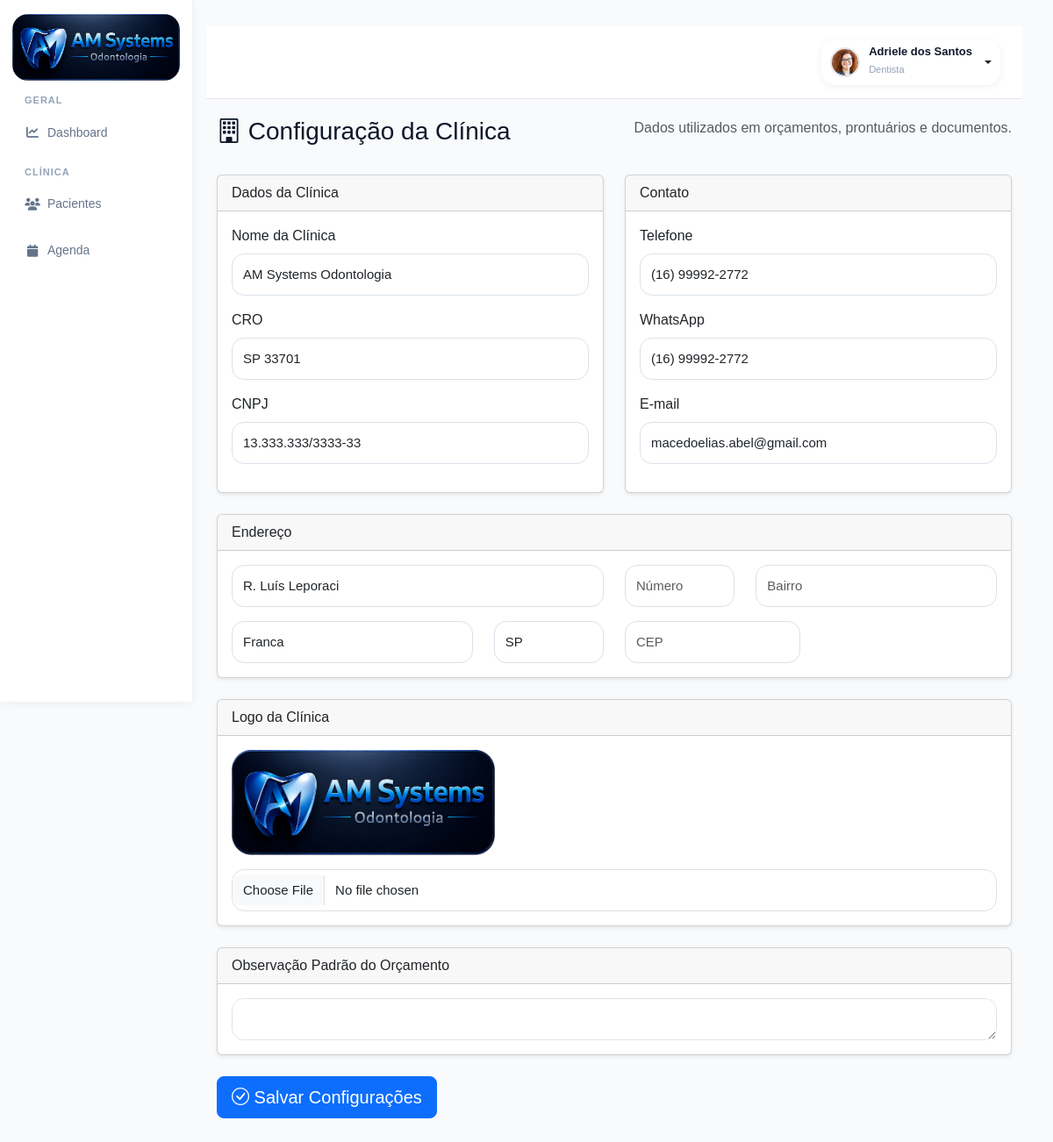
Page /configuracao-clinica/ (signed in) on the committed database.
### accounts/models.py (models this page shows, shortened)
class PerfilUsuario(models.Model):
    ADMIN = 'admin'
    GESTOR = 'gestor'
    DENTISTA = 'dentista'
    SECRETARIA = 'secretaria'
    ACD = 'acd'
    CONTABILIDADE = 'contabilidade'
    MARKETING = 'marketing'
    AUDITORIA = 'auditoria'
    TIPOS_USUARIO = [
        (ADMIN, 'Administrador'),
        (GESTOR, 'Gestor'),
        (DENTISTA, 'Dentista'),
        (SECRETARIA, 'Secretária'),
        (ACD, 'Auxiliar de Saúde Bucal'),
        (CONTABILIDADE, 'Contabilidade'),
        (MARKETING, 'Marketing'),
        (AUDITORIA, 'Auditoria'),
    ]
    usuario = models.OneToOneField(
        User,
        on_delete=models.CASCADE,
        related_name='perfil'
    )
    tipo_usuario = models.CharField(
        max_length=30,
        choices=TIPOS_USUARIO,
        default=SECRETARIA
    )
    cro = models.CharField(
        max_length=20,
        blank=True,
        null=True
    )
    especialidade = models.CharField(
        max_length=100,
        blank=True,
        null=True
    )
    telefone = models.CharField(
        max_length=20,
        blank=True,
        null=True
    )
    cpf = models.CharField(
        max_length=14,
        blank=True,
        null=True
    )
    rg = models.CharField(
        max_length=20,
        blank=True,
        null=True
    )
    data_nascimento = models.DateField(
        blank=True,
        null=True
    )
    sexo = models.CharField(
        max_length=20,
        blank=True,
        null=True
    )
    foto = models.ImageField(
        upload_to='usuarios/fotos/',
        blank=True,
        null=True
    )
    assinatura = models.ImageField(
        upload_to='usuarios/assinaturas/',
        blank=True,
        null=True
    )
    cro_uf = models.CharField(
        max_length=2,
        blank=True,
        null=True
    )
    cep = models.CharField(
        max_length=10,
        blank=True,
        null=True
    )
    logradouro = models.CharField(
        max_length=255,
        blank=True,
        null=True
    )
    numero = models.CharField(
        max_length=20,
        blank=True,
        null=True
    )
    complemento = models.CharField(
        max_length=100,
        blank=True,
        null=True
    )
    bairro = models.CharField(
        max_length=100,
        blank=True,
        null=True
    )
    cidade = models.CharField(
        max_length=100,
        blank=True,
        null=True
    )
    uf = models.CharField(
        max_length=2,
        blank=True,
        null=True
    )
    celular = models.CharField(
        max_length=20,
        blank=True,
        null=True
    )
    ativo = models.BooleanField(
        default=True
    )
    somente_leitura = models.BooleanField(
        default=False
    )
    criado_em = models.DateTimeField(
        auto_now_add=True
    )
    atualizado_em = models.DateTimeField(
        auto_now=True
    )

class ConfiguracaoClinica(models.Model):
    nome_clinica = models.CharField(
        max_length=200
    )
    logo = models.ImageField(
        upload_to='clinica/',
        blank=True,
        null=True
    )
    cro = models.CharField(
        max_length=50,
        blank=True
    )
    cnpj = models.CharField(
        max_length=30,
        blank=True
    )
    telefone = models.CharField(
        max_length=30,
        blank=True
    )
    whatsapp = models.CharField(
        max_length=30,
        blank=True
    )
    email = models.EmailField(
        blank=True
    )
    endereco = models.CharField(
        max_length=255,
        blank=True
    )
    numero = models.CharField(
        max_length=20,
        blank=True
    )
    bairro = models.CharField(
        max_length=100,
        blank=True
    )
    cidade = models.CharField(
        max_length=100,
        blank=True
    )
    estado = models.CharField(
        max_length=2,
        blank=True
    )
    cep = models.CharField(
        max_length=20,
        blank=True
    )
    observacoes_orcamento = models.TextField(
        blank=True
    )
    criado_em = models.DateTimeField(
        auto_now_add=True
    )
    atualizado_em = models.DateTimeField(
        auto_now=True
    )
    class Meta:
        verbose_name = 'Configuração da Clínica'
        verbose_name_plural = (
            'Configurações da Clínica'
        )

### accounts/views.py (the view, shortened to what this page needs)
@login_required(login_url='/')
def configuracao_clinica(request):
    config, created = (
        ConfiguracaoClinica.objects.get_or_create(
            id=1
        )
    )
    return render(
        request,
        'accounts/configuracao_clinica.html',
        {
            'config': config
        }
    )

### accounts/templates/accounts/configuracao_clinica.html (shortened to what this page needs)
{% extends 'accounts/base.html' %}
{% load static %}
{% block content %}
<div class="container-fluid">
    <div class="page-header mb-4">
        <h3>
            <i class="bi bi-building"></i>
            Configuração da Clínica
        </h3>
        <p class="text-muted">
            Dados utilizados em orçamentos, prontuários e documentos.
        </p>
    </div>
    <form method="POST" enctype="multipart/form-data">
        <div class="row">
            <div class="col-md-6">
                <div class="card shadow-sm mb-4">
                    <div class="card-header">
                        Dados da Clínica
                    </div>
                    <div class="card-body">
                        <div class="mb-3">
                            <label class="form-label">
                                Nome da Clínica
                            </label>
                            <input
                                type="text"
                                name="nome_clinica"
                                class="form-control"
                                value="{{ config.nome_clinica }}"
                            >
                        </div>
                        <div class="mb-3">
                            <label class="form-label">
                                CRO
                            </label>
                            <input
                                type="text"
                                name="cro"
                                class="form-control"
                                value="{{ config.cro }}"
                            >
                        </div>
                        <div class="mb-3">
                            <label class="form-label">
                                CNPJ
                            </label>
                            <input
                                type="text"
                                name="cnpj"
                                class="form-control"
                                value="{{ config.cnpj }}"
                            >
                        </div>
                    </div>
                </div>
            </div>
            <div class="col-md-6">
                <div class="card shadow-sm mb-4">
                    <div class="card-header">
                        Contato
                    </div>
                    <div class="card-body">
                        <div class="mb-3">
                            <label class="form-label">
                                Telefone
                            </label>
                            <input
                                type="text"
                                name="telefone"
                                class="form-control"
                                value="{{ config.telefone }}"
                            >
                        </div>
                        <div class="mb-3">
                            <label class="form-label">
                                WhatsApp
                            </label>
                            <input
                                type="text"
                                name="whatsapp"
                                class="form-control"
                                value="{{ config.whatsapp }}"
                            >
                        </div>
                        <div class="mb-3">
                            <label class="form-label">
                                E-mail
                            </label>
                            <input
                                type="email"
                                name="email"
                                class="form-control"
                                value="{{ config.email }}"
                            >
                        </div>
                    </div>
                </div>
            </div>
        </div>
        <div class="card shadow-sm mb-4">
            <div class="card-header">
                Endereço
            </div>
            <div class="card-body">
                <div class="row">
                    <div class="col-md-6">
                        <input
                            type="text"
                            name="endereco"
                            class="form-control"
                            placeholder="Endereço"
                            value="{{ config.endereco }}"
                        >
                    </div>
                    <div class="col-md-2">
                        <input
                            type="text"
                            name="numero"
                            class="form-control"
                            placeholder="Número"
                            value="{{ config.numero }}"
                        >
                    </div>
                    <div class="col-md-4">
                        <input
                            type="text"
                            name="bairro"
                            class="form-control"
                            placeholder="Bairro"
                            value="{{ config.bairro }}"
                        >
                    </div>
                </div>
                <div class="row mt-3">
                    <div class="col-md-4">
                        <input
                            type="text"
                            name="cidade"
                            class="form-control"
                            placeholder="Cidade"
                            value="{{ config.cidade }}"
                        >
                    </div>
                    <div class="col-md-2">
                        <input
                            type="text"
                            name="estado"
                            class="form-control"
                            placeholder="UF"
                            value="{{ config.estado }}"
                        >
                    </div>
                    <div class="col-md-3">
                        <input
                            type="text"
                            name="cep"
                            class="form-control"
                            placeholder="CEP"
                            value="{{ config.cep }}"
                        >
                    </div>
                </div>
            </div>
        </div>
        <div class="card shadow-sm mb-4">
            <div class="card-header">
                Logo da Clínica
            </div>
            <div class="card-body">
                {% if config.logo %}
                    <img
                        src="{{ config.logo.url }}"
                        style="max-height:120px;"
                        class="mb-3"
                    >
                {% endif %}
                <input
                    type="file"
                    name="logo"
                    class="form-control"
                >
            </div>
        </div>
        <div class="card shadow-sm mb-4">
            <div class="card-header">
                Observação Padrão do Orçamento
            </div>
            <div class="card-body">
                <textarea
                    name="observacoes_orcamento"
                    rows="5"
                    class="form-control"
                >{{ config.observacoes_orcamento }}</textarea>
            </div>
        </div>
        <button
            type="submit"
            class="btn btn-primary btn-lg"
        >
            <i class="bi bi-check-circle"></i>
            Salvar Configurações
        </button>
    </form>
</div>
{% endblock %}

### accounts/templates/accounts/base.html (shortened to what this page needs)
{% load static %}
<!DOCTYPE html>
<html lang="pt-br">
<head>
    <link href="https://cdn.jsdelivr.net/npm/bootstrap@5.3.3/dist/css/bootstrap.min.css" rel="stylesheet">
    <link rel="stylesheet" href="https://cdn.jsdelivr.net/npm/bootstrap-icons@1.11.3/font/bootstrap-icons.min.css">
    <link rel="stylesheet" href="https://cdnjs.cloudflare.com/ajax/libs/font-awesome/6.5.2/css/all.min.css">
    <link rel="stylesheet" href="{% static 'css/style.css' %}">
    <link rel="stylesheet" href="{% static 'css/pacientes.css' %}">
    <link rel="stylesheet" href="{% static 'css/odontograma.css' %}">
    <link rel="stylesheet" href="{% static 'css/anamnese.css' %}">
    <link rel="stylesheet" href="{% static 'css/ficha_clinica.css' %}">
    <link href="https://cdn.jsdelivr.net/npm/fullcalendar@6.1.15/index.global.min.css" rel="stylesheet">
</head>
<body>
    <div class="dashboard-wrapper">
        {% with perfil=request.user.perfil.tipo_usuario %}
        <aside class="sidebar">
            <div class="logo-area">
                <img src="{% static 'img/logo.png' %}" alt="Logo">
            </div>
            <ul class="sidebar-menu">
                <div class="sidebar-section">
                    Geral
                </div>
                <li class="{% if 'dashboard' in request.path %}active{% endif %}">
                    <a href="/dashboard/">
                        <i class="fa-solid fa-chart-line"></i>
                        <span>Dashboard</span>
                    </a>
                </li>
                <div class="sidebar-section">
                    Clínica
                </div>
                <li class="{% if 'pacientes' in request.path and 'odontograma' not in request.path %}active{% endif %}">
                    <a href="/pacientes/">
                        <i class="fa-solid fa-users"></i>
                        <span>Pacientes</span>
                    </a>
                </li>
                <li class="{% if 'agenda' in request.path %}active{% endif %}">
                    <a href="/agenda/">
                        <i class="fa-solid fa-calendar"></i>
                        <span>Agenda</span>
                    </a>
                </li>
            </ul>
            {% endwith %}
        </aside>
        <main class="main-content">
            <div class="topbar">
                <div class="d-flex justify-content-end align-items-center">
                    {% if request.user.is_authenticated %}
                    <div class="dropdown">
                        <button class="btn profile-dropdown-btn dropdown-toggle" type="button" data-bs-toggle="dropdown"
                            aria-expanded="false">
                            {% if request.user.perfil.foto %}
                            <img src="{{ request.user.perfil.foto.url }}" alt="Foto" class="profile-avatar">
                            {% else %}
                            <div class="profile-avatar-placeholder"></div>
                            {% endif %}
                            <div class="text-start">
                                <div class="profile-user-name">
                                    {% if request.user.first_name and request.user.last_name %}
                                    {{ request.user.first_name }} {{ request.user.last_name }}
                                    {% elif request.user.first_name %}
                                    {{ request.user.first_name }}
                                    {% else %}
                                    {{ request.user.username }}
                                    {% endif %}
                                </div>
                                <small class="profile-user-role">
                                    {{ request.user.perfil.get_tipo_usuario_display }}
                                </small>
                            </div>
                        </button>
                    </div>
                    {% endif %}
                </div>
            </div>
            {% block content %}
            {% endblock %}
        </main>
    </div>
</body>
</html>

### rows in the picture
ConfiguracaoClinica: nome_clinica "AM Systems Odontologia", cro "SP 33701", cnpj "13.333.333/3333-33", telefone "(16) 99992-2772", whatsapp "(16) 99992-2772", email "macedoelias.abel@gmail.com", endereco "R. Luís Leporaci", cidade "Franca", estado "SP", logo (picture)

### other values in the picture
{{ request.user.first_name }} "Adriele dos Santos"
{{ request.user.perfil.get_tipo_usuario_display }} "Dentista"
